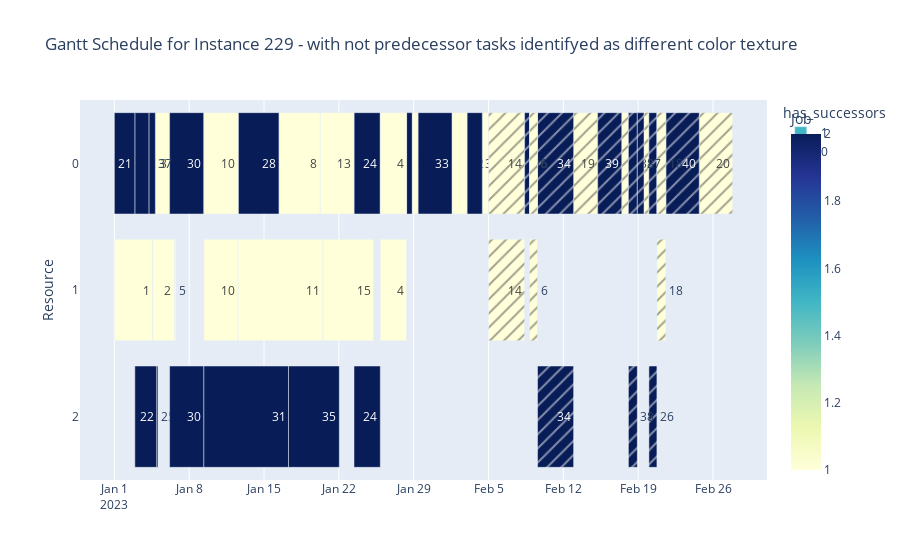

The code cell stored with this chart in its notebook:
### Code cell
solutions_filepath = "../data/input/HRTInstances/solutions"
instances_path = "../data/input/HRTInstances"

instance = read_input_files.read_file(
    os.path.join(instances_path, f"Instance_{instance_number}.txt")
)

df = read_solutions_files.get_solution_from_instance(
    solutions_filepath, instances_path, instance_number
).sort_values("Resource")

# gantt.plot_gantt_chart(df, instance_number)
gantt.plot_gantt_chart_with_predecessor_flag(
    prepare_resources.add_predecessor_flag(df, instance), instance_number
)

### Figure 1 — Plotly figure (JSON) as saved in the notebook; plotly's stock layout.template omitted (floating-point values rounded to 4 significant figures)
{"data": [{"alignmentgroup": "True", "base": ["2023-01-12T14:00:00", "2023-01-23T10:00:00", "2023-01-02T22:00:00", "2023-01-01T00:00:00", "2023-01-28T08:00:00", "2023-02-04T10:00:00", "2023-01-20T06:00:00", "2023-02-01T14:00:00", "2023-01-28T21:00:00", "2023-01-16T10:00:00", "2023-01-04T20:00:00", "2023-01-06T04:00:00", "2023-02-03T00:00:00", "2023-01-29T10:00:00", "2023-01-09T09:00:00", "2023-01-04T06:00:00", "2023-01-25T21:00:00", "2023-01-01T00:00:00", "2023-01-09T09:00:00", "2023-01-20T12:00:00", "2023-01-12T14:00:00", "2023-01-04T14:00:00", "2023-01-25T21:00:00", "2023-01-06T15:00:00", "2023-01-04T23:00:00", "2023-01-02T22:00:00", "2023-01-23T10:00:00", "2023-01-06T04:00:00", "2023-01-09T09:00:00", "2023-01-17T07:00:00"], "customdata": [[28], [24], [23], [21], [29], [17], [13], [12], [9], [8], [3], [30], [32], [33], [10], [37], [4], [1], [10], [15], [11], [2], [4], [5], [25], [22], [24], [30], [31], [35]], "hovertemplate": "has_successors=1<br>Start=%{base}<br>Finish=%{x}<br>Resource=%{y}<br>Task=%{customdata[0]}<br>Job=%{marker.color}<extra></extra>", "legendgroup": "1", "marker": {"color": [2, 2, 2, 2, 2, 1, 1, 1, 1, 1, 1, 2, 2, 2, 1, 2, 1, 1, 1, 1, 1, 1, 1, 1, 2, 2, 2, 2, 2, 2], "coloraxis": "coloraxis", "pattern": {"shape": ""}}, "name": "1", "offsetgroup": "1", "orientation": "h", "showlegend": true, "text": [28, 24, 23, 21, 29, 17, 13, 12, 9, 8, 3, 30, 32, 33, 10, 37, 4, 1, 10, 15, 11, 2, 4, 5, 25, 22, 24, 30, 31, 35], "textposition": "auto", "type": "bar", "x": [331200000, 212400000, 115200000, 165600000, 46800000, 50400000, 273600000, 122400000, 46800000, 331200000, 115200000, 277200000, 122400000, 273600000, 277200000, 50400000, 212400000, 309600000, 277200000, 410400000, 684000000, 176400000, 212400000, 10800000, 10800000, 176400000, 212400000, 277200000, 684000000, 410400000], "xaxis": "x", "y": ["0", "0", "0", "0", "0", "0", "0", "0", "0", "0", "0", "0", "0", "0", "0", "0", "0", "1", "1", "1", "1", "1", "1", "1", "2", "2", "2", "2", "2", "2"], "yaxis": "y"}, {"alignmentgroup": "True", "base": ["2023-02-24T17:00:00", "2023-02-12T23:00:00", "2023-02-19T13:00:00", "2023-02-17T11:00:00", "2023-02-20T00:00:00", "2023-02-05T00:00:00", "2023-02-09T14:00:00", "2023-02-08T09:00:00", "2023-02-08T20:00:00", "2023-02-18T02:00:00", "2023-02-15T05:00:00", "2023-02-21T14:00:00", "2023-02-20T18:00:00", "2023-02-18T22:00:00", "2023-02-20T18:00:00", "2023-02-05T00:00:00", "2023-02-08T20:00:00", "2023-02-20T00:00:00", "2023-02-09T14:00:00", "2023-02-18T02:00:00"], "customdata": [[20], [19], [16], [7], [26], [14], [34], [36], [6], [38], [39], [40], [18], [27], [18], [14], [6], [26], [34], [38]], "hovertemplate": "has_successors=0<br>Start=%{base}<br>Finish=%{x}<br>Resource=%{y}<br>Task=%{customdata[0]}<br>Job=%{marker.color}<extra></extra>", "legendgroup": "0", "marker": {"color": [1, 1, 1, 1, 2, 1, 2, 2, 1, 2, 2, 2, 1, 2, 1, 1, 1, 2, 2, 2], "coloraxis": "coloraxis", "pattern": {"shape": "/"}}, "name": "0", "offsetgroup": "0", "orientation": "h", "showlegend": true, "text": [20, 19, 16, 7, 26, 14, 34, 36, 6, 38, 39, 40, 18, 27, 18, 14, 6, 26, 34, 38], "textposition": "auto", "type": "bar", "x": [270000000, 194400000, 39600000, 54000000, 64800000, 291600000, 291600000, 39600000, 64800000, 72000000, 194400000, 270000000, 72000000, 54000000, 72000000, 291600000, 64800000, 64800000, 291600000, 72000000], "xaxis": "x", "y": ["0", "0", "0", "0", "0", "0", "0", "0", "0", "0", "0", "0", "0", "0", "1", "1", "1", "2", "2", "2"], "yaxis": "y"}], "layout": {"barmode": "overlay", "coloraxis": {"colorbar": {"title": {"text": "Job"}}, "colorscale": [[0, "rgb(255,255,217)"], [0.125, "rgb(237,248,177)"], [0.25, "rgb(199,233,180)"], [0.375, "rgb(127,205,187)"], [0.5, "rgb(65,182,196)"], [0.625, "rgb(29,145,192)"], [0.75, "rgb(34,94,168)"], [0.875, "rgb(37,52,148)"], [1, "rgb(8,29,88)"]]}, "legend": {"title": {"text": "has_successors"}, "tracegroupgap": 0}, "title": {"text": "Gantt Schedule for Instance 229 - with not predecessor tasks identifyed as different color texture"}, "xaxis": {"anchor": "y", "domain": [0, 1], "type": "date"}, "yaxis": {"anchor": "x", "autorange": "reversed", "domain": [0, 1], "title": {"text": "Resource"}}}}
